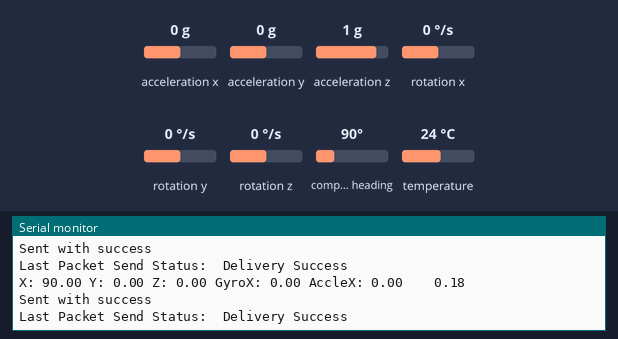
Bench run of a sketch on a simulated ESP32. Parts: the last lines printed to the serial monitor. Inputs (shaded band) come from the test bench; at power-on: acceleration x 0 g, acceleration y 0 g, acceleration z 1 g, rotation x 0 °/s, compass heading 90°, rotation y 0 °/s, rotation z 0 °/s, temperature 24 °C. Random numbers use the default seed unless the sketch sets one.

Above: at 2.2 s.
2.3 s: acceleration x set to -1.4 g
At 2.7 s:
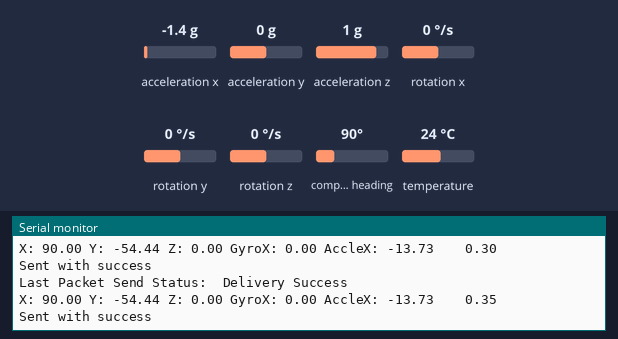
3.8 s: acceleration y set to -1.4 g
At 3.87 s:
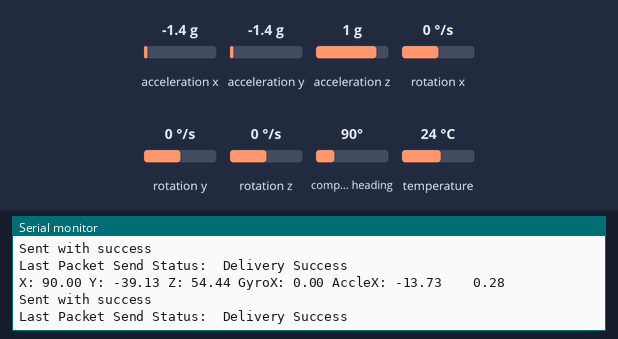
5.3 s: acceleration z set to -1.4 g
At 6.62 s:
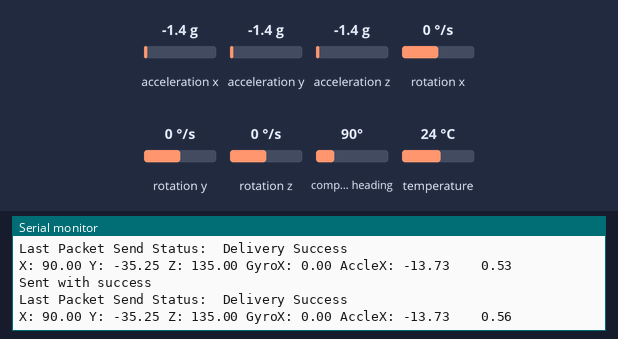
6.8 s: rotation x set to -192 °/s
At 6.84 s:
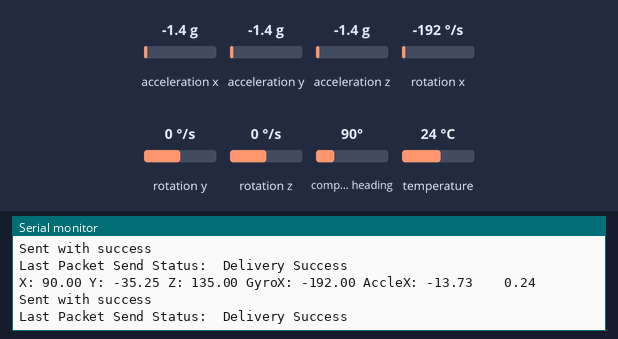
8.3 s: compass heading set to 7°
At 8.32 s:
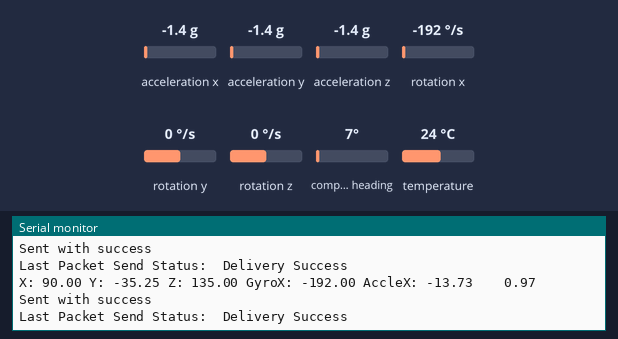
Timing chart, 0 to 10.8 s (numbered marks = the images above; inputs shaded):
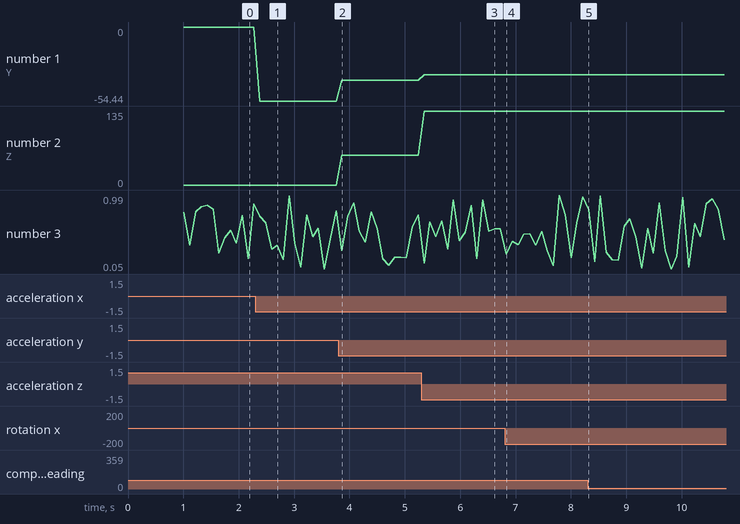

Measured:
- after the input at 2.3 s, the serial monitor: prints a new line after 0.08 s (image 1)
- after the input at 3.8 s, the serial monitor: prints a new line after 0.06 s (image 2)
- after the input at 5.3 s, the serial monitor: prints a new line after 0.05 s (image 3)
- after the input at 6.8 s, the serial monitor: prints a new line at once (image 4)
- plotted number 1: 0 → -54.44 after the input at 2.3 s, -54.44 → -39.13 after the input at 3.8 s, -39.13 → -35.25 after the input at 5.3 s
- plotted number 2: 0 → 54.44 after the input at 3.8 s, 54.44 → 135 after the input at 5.3 s

The sketch:

ESP_NOW_sender_BNO.ino
```cpp
/*
06052024 sender met lolin32 en bno

  30:AE:A4:5F:27:00
*/

#include <esp_now.h>
#include <WiFi.h>

#include <Wire.h>
#include <Adafruit_Sensor.h>
#include <Adafruit_BNO055.h>
#include <utility/imumaths.h>

/* This driver reads raw data from the BNO055

   Connections
   ===========
   Connect SCL to analog 22
   Connect SDA to analog 21
   Connect VDD to 3.3V DC
   Connect GROUND to common ground

   History
   =======
   2015/MAR/03  - First release (KTOWN)
*/

/* Set the delay between fresh samples */
#define BNO055_SAMPLERATE_DELAY_MS (100)

// Check I2C device address and correct line below (by default address is 0x29 or 0x28)
//                                   id, address
Adafruit_BNO055 bno = Adafruit_BNO055(-1, 0x29, &Wire);

// REPLACE WITH YOUR RECEIVER MAC Address
uint8_t broadcastAddress[] = {0xD8, 0xA0, 0x1D, 0x63, 0x3C, 0x54};

// Structure example to send data
// Must match the receiver structure
typedef struct struct_message {
  char a[6];
  float b;
  float c;
  float d;
  float e;
} struct_message;

// Create a struct_message called myData
struct_message myData;

esp_now_peer_info_t peerInfo;

// callback when data is sent
void OnDataSent(const uint8_t *mac_addr, esp_now_send_status_t status) {
  Serial.print("\r\nLast Packet Send Status:\t");
  Serial.println(status == ESP_NOW_SEND_SUCCESS ? "Delivery Success" : "Delivery Fail");
}

void setup() {
  // Init Serial Monitor
  Serial.begin(115200);

    if(!bno.begin())
  {
    /* There was a problem detecting the BNO055 ... check your connections */
    Serial.print("Ooops, no BNO055 detected ... Check your wiring or I2C ADDR!");
    while(1);
  }

  delay(1000);

  /* Display the current temperature */
  int8_t temp = bno.getTemp();
  Serial.print("Current Temperature: ");
  Serial.print(temp);
  Serial.println(" C");
  Serial.println("");

  bno.setExtCrystalUse(true);

  Serial.println("Calibration status values: 0=uncalibrated, 3=fully calibrated");

  // Set device as a Wi-Fi Station
  WiFi.mode(WIFI_STA);

  // Init ESP-NOW
  if (esp_now_init() != ESP_OK) {
    Serial.println("Error initializing ESP-NOW");
    return;
  }

  // Once ESPNow is successfully Init, we will register for Send CB to
  // get the status of Trasnmitted packet
  esp_now_register_send_cb(OnDataSent);

  // Register peer
  memcpy(peerInfo.peer_addr, broadcastAddress, 6);
  peerInfo.channel = 0;
  peerInfo.encrypt = false;

  // Add peer
  if (esp_now_add_peer(&peerInfo) != ESP_OK){
    Serial.println("Failed to add peer");
    return;
  }
}

void loop() {
  // Set values to send
  imu::Vector<3> euler = bno.getVector(Adafruit_BNO055::VECTOR_EULER);
  imu::Vector<3> gyrox = bno.getVector(Adafruit_BNO055::VECTOR_GYROSCOPE);
  imu::Vector<3> accelx = bno.getVector(Adafruit_BNO055::VECTOR_ACCELEROMETER);
  /* Display the floating point data */
  Serial.print("X: ");
  Serial.print(euler.x());
  Serial.print(" Y: ");
  Serial.print(euler.y());
  Serial.print(" Z: ");
  Serial.print(euler.z());
  Serial.print(" GyroX: ");
  Serial.print(gyrox.x());
  Serial.print(" AccleX: ");
  Serial.print(accelx.x());
  Serial.print("\t\t");

  float riem2 = random(1,100);
  riem2 = (riem2/100);// ((random(1,100))/100);
  Serial.println(riem2);
  strcpy(myData.a, "RIEM1");
  myData.b = euler.x();
  myData.c = euler.y();
  myData.d = gyrox.x();
  myData.e = accelx.x();

  // Send message via ESP-NOW
  esp_err_t result = esp_now_send(broadcastAddress, (uint8_t *) &myData, sizeof(myData));

  if (result == ESP_OK) {
    Serial.println("Sent with success");
  }
  else {
    Serial.println("Error sending the data");
  }
  delay(BNO055_SAMPLERATE_DELAY_MS);
}
```
